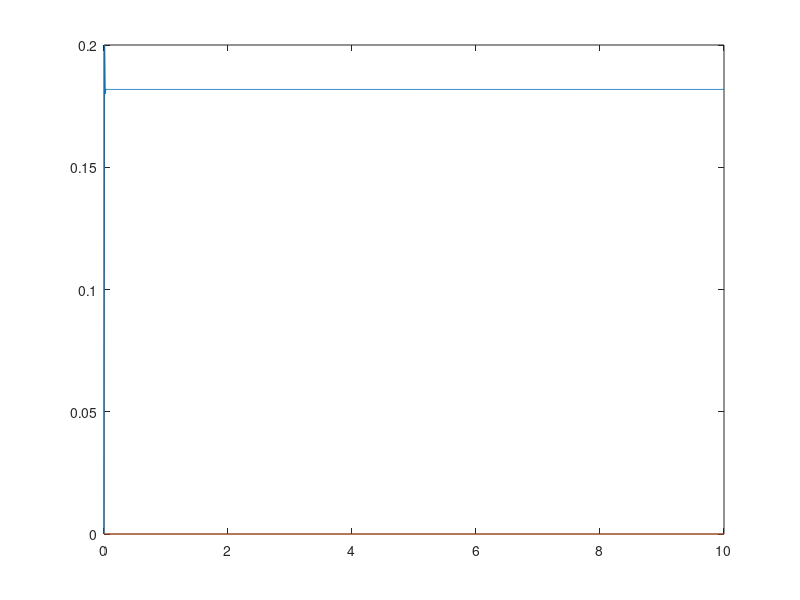

Reproduce this figure in MATLAB.
% g(t) = -ay(t) + bu(t)
% u(t) = theta_1(t)u_c(t) - theta_2(t)y(t)
gamma = 10.0;
am = 10;
bm = 1;
dt = 1e-2;

ym = @(y, uc, am, bm) (-am*y + bm*uc)*dt;
u = @(y, uc, theta_1, theta_2) theta_1*uc - theta_2*y;

theta_1 = @(uc, e) -gamma*uc*e*dt;
theta_2 = @(y, e) gamma*y*e*dt;

% e = @(y, ym) y - ym;
time = 0:dt:10;

Y = zeros(size(time));
YM = zeros(size(time));
U = zeros(size(time));
THETA_1 = zeros(size(time));
THETA_2 = zeros(size(time));
UC = 20*ones(size(time));

for i = 2:length(time)
    THETA_1(i) = theta_1(UC(i), Y(i-1)-YM(i-1));
    THETA_2(i) = theta_2(Y(i), Y(i-1)-YM(i-1));
    U(i) = u(Y(i-1), UC(i-1), THETA_1(i-1), THETA_2(i-1));
    YM(i) = ym(YM(i-1), UC(i-1), am, bm);
    Y(i) = ym(Y(i-1), U(i), THETA_1(i), THETA_2(i));
end;

%plot(time, THETA_1, time, THETA_2, time, Y, time, YM);
%plot(time, U);
plot(time, YM, time, Y);